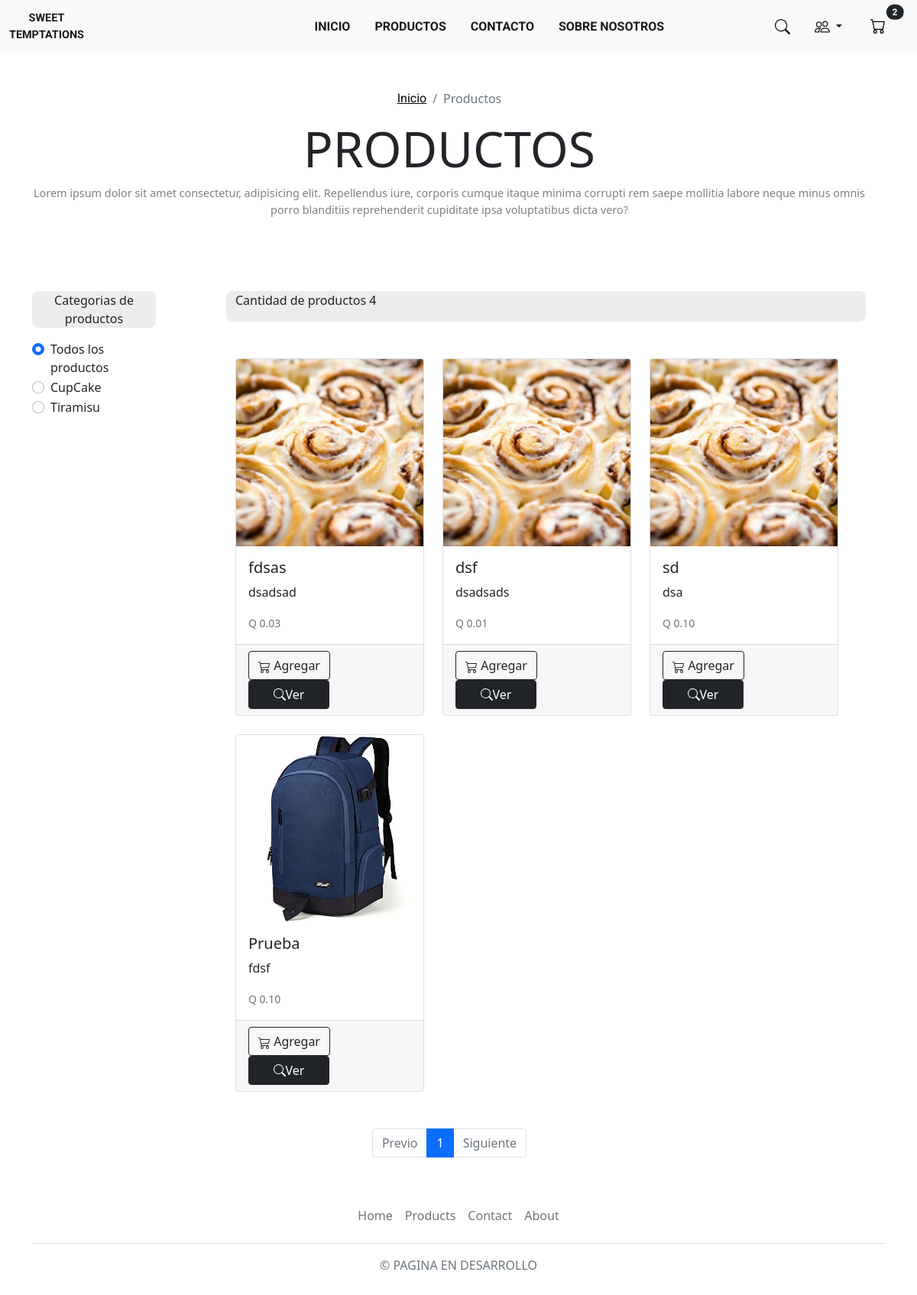
The app's page /product/ with its own data.
### apps/categories/models.py (models this page shows, shortened)
class Category(models.Model):
    title = models.CharField(max_length=25)
    description = models.TextField()
    created_at = models.DateTimeField(auto_now_add=True)

### apps/products/models.py (models this page shows, shortened)
class Product(models.Model):
    title = models.CharField(max_length=25)
    description = models.TextField()
    price = models.DecimalField(max_digits=8, decimal_places=2, default=0.0)
    slug = models.SlugField(null=False, blank=False, unique=True)
    image = models.ImageField(upload_to='products/', null=True, blank='True')
    category = models.ManyToManyField(Category, blank=True)
    created_at = models.DateTimeField(auto_now_add=True)
    def get_image(self):
        if self.image:
            return '{}{}'.format(MEDIA_URL, self.image)
        return '{}{}'.format(STATIC_URL, 'img/cinnamon01.jpg')
    def get_price(self):
        return 'Q {}'.format(self.price)

### apps/products/views.py (the view)
# urls.py: path('', views.Producto.as_view(), name = 'Producto'),
class Producto(ListView):
    template_name = "products/products.html"
    queryset = Product.objects.all().order_by('-id')
    paginate_by = 12
    def get_context_data(self, **kwargs):
        context = super().get_context_data(**kwargs)
        context['title'] =  'Producto'
        context['breadcrumb'] = breadcrumb()
        context['category_list'] = Category.objects.all()
        context['product_exist'] = Product.objects.all()
        context['count'] = Product.objects.all().count()
        return context

### apps/products/utils.py (called while the page is built)
def breadcrumb(products = False):
    return [
        {'title':'Productos', 'active':products, 'url': reverse('products:Producto')}
    ]

### apps/products/templates/products/products.html (shortened to what this page needs)
{% extends 'base.html' %}
{% load  static %}
{% block content %}
    {% if product_list %}
        <div class="row">
            <div class="col-12" style="margin-top: 3rem; ">
                {% include 'products/snippets/breadcrumb.html' %}
            </div>
            <div class="col-12">
                <h2 style="text-align: center; font-size: 4rem;">PRODUCTOS</h2>
            </div>
            <div class="col-12">
                <p style="color: gray; text-align: center; font-size: 0.9rem;">
                    Lorem ipsum dolor sit amet consectetur, adipisicing elit. Repellendus iure,
                    corporis cumque itaque minima corrupti rem saepe mollitia labore neque minus omnis
                    porro blanditiis reprehenderit cupiditate ipsa voluptatibus dicta vero?
                </p>
            </div>
        </div>
        <div class="row" style="margin-top: 5rem;">
            {% if category_list%}
            <div  class="col-2 col-sm-2" >
                {%include 'products/snippets/navbar.html'%}
            </div>
            {%endif%}
            <div {% if category_list %} class="col-9 col-sm-9" style="margin-left: 5rem;" {% else %} class="col-12" {% endif %} >
                <div class="row" style="background-color: rgb(236, 236, 236); border-radius: 0.5rem;">
                    <div class="col">
                        <p>Cantidad de productos <span>{{count}} </span></p>
                    </div>
                </div>
                <div class="row">
                    <div class="row row-cols-1 row-cols-md-3 g-4">
                        {% for producto in product_list %}
                            <div class="col">
                                <div class="card h-100">
                                    <a href="{% url 'products:ProductoDetalle' producto.slug producto.id%}">
                                        <img src="{{ producto.get_image }}" class="card-img-top" alt="...">
                                    </a>
                                    <div class="card-body">
                                        <h5 class="card-title">{{ producto.title }}</h5>
                                        <p class="card-text">{{ producto.description }}</p>
                                        <p class="card-text">
                                            <small class="text-muted">{{producto.get_price}}</small>
                                        </p>
                                    </div>
                                    <div class="card-footer text-muted">
                                        <div class="col" style="font-size: 0.2rem;">
                                            <a class="btn btn-outline-dark">
                                                 Agregar
                                            </a>
                                            <a class="btn btn-dark"  href="{% url 'products:ProductoDetalle' producto.slug producto.id%}" >
                                                <div style="display: flex; justify-content: center; align-items: center; width:  5rem;">
                                                     Ver
                                                </div>
                                            </a>
                                        </div>
                                    </div>
                                </div>
                            </div>
                        {% endfor %}
                      </div>
                </div>
            </div>
        </div>
        <div class="row" style="margin-top: 3rem;">
            {% include 'products/snippets/paginator.html' %}
        </div>
    {% endif%}
{% endblock%}

### templates/base.html (shortened to what this page needs)
{% load static %}
<!DOCTYPE html>
<html lang="es">
<head>
    <link rel="stylesheet" href="{% static 'css/fonts.css'%}">
    <link href="https://cdn.jsdelivr.net/npm/bootstrap@5.1.3/dist/css/bootstrap.min.css" rel="stylesheet">
</head>
<body>
    {% include 'navbar.html' %}
    <main>
        <div class="container">
            <div class="row">
                {% block content %}
                {% endblock %}
            </div>
        </div>
    </main>
    {% include 'footer.html' %}
</body>
</html>

### templates/navbar.html (shortened to what this page needs)
{%load static%}
{% url 'products:Producto' as Producto %}
{% url 'index' as index%}
<link rel="stylesheet" href="{% static 'css/navbar.css'%}" />
<nav class="navbar navbar-expand-lg navbar-light bg-light menu rounded " aria-label="Twelfth navbar example" >
  <div class="container-fluid">
    <a class="navbar-brand" href="{% url 'index' %}" style="text-align: center; font-size: 0.9rem;">
      <div class="col-12">SWEET</div>
      <div class="col-12">TEMPTATIONS</div>
    </a>
    <div class="collapse navbar-collapse justify-content-md-center" style="margin-left: 15rem; margin-right: 0;" id="navbarsExample10">
      <ul class="navbar-nav">
        <li class="nav-item">
          <a class="nav-link active" href="{% url 'index' %}">INICIO</a>
        </li>
        {% if product_exist%}
        <li class="nav-item "><a href="{{Producto}}" class="nav-link active">PRODUCTOS</a></li>
        {% endif %}
        <li class="nav-item "><a class="nav-link active">CONTACTO</a></li>
        <li class="nav-item "><a class="nav-link active" {% if request.path == index %} href="#SobreNosotros" {% else %} href="#"{%endif%}>SOBRE NOSOTROS</a></li>
      </ul>
   </div>
    <div class="collapse navbar-collapse justify-content-md-end"  id="navbarsExample10">
      <ul class="navbar-nav">
        <li class="nav-item">
          <a class="nav-link active" href="#">
          </a>
        </li>
        <li class="nav-item dropdown">
          <a class="nav-link active dropdown-toggle" href="#" id="navbarDropdownMenuLink" role="button" data-bs-toggle="dropdown" aria-expanded="false">
          </a>
        </li>
        <li class="nav-item">
          <button class="btn btn-light position-relative" href="#">
            <span class="position-absolute top-0 start-100 translate-middle badge bg-dark rounded-pill"> 2
            </span>
          </button>
        </li>
      </ul>
    </div>
  </div>
</nav>

### apps/products/templates/products/snippets/breadcrumb.html
<div class="d-flex justify-content-center">
  <nav aria-label="breadcrumb" >
    <ol class="breadcrumb">
      <li class="breadcrumb-item p2"><a style="color: black;" href="/">Inicio</a></li>
      {% for item in breadcrumb %}
        {% if item.active %}
          <a class="breadcrumb-item p2" style="color: black;" href="{{ item.url }}">{{ item.title }}</a>
        {% else %}
          <span class="breadcrumb-item active">{{ item.title }}</span>
        {% endif %}
      {% endfor %}
    </ol>
  </nav>
</div>

### apps/products/templates/products/snippets/navbar.html
<div class="col-12"style="font-size: 1rem; text-align: center; margin-bottom: 1rem; background-color: rgb(236, 236, 236);border-radius: 0.5rem; ">
  Categorias de productos
</div>
<div class="form-check">
  <input class="form-check-input" type="radio" name="flexRadioDefault" id="flexRadioDefault2" checked>
  <label class="form-check-label" for="flexRadioDefault2">
    Todos los productos
  </label>
</div>
{% for categoria in category_list %}
<div class="form-check">
  <input class="form-check-input" type="radio" name="flexRadioDefault" id="flexRadioDefault2" >
  <label class="form-check-label" for="flexRadioDefault2">
    {{categoria.title}}
  </label>
</div>
{% endfor %}

### apps/products/templates/products/snippets/paginator.html
<nav aria-label="...">
    <ul class="pagination justify-content-center">
      {% if page_obj.has_previous %}
      <li class="page-item activate">
        <a class="page-link" href="?page={{page_obj.previous_page_number }}">Previo</a>
      </li>
      {%else%}
      <li class="page-item disabled">
        <a class="page-link">Previo</a>
      </li>
      {% endif %}
      {% for num in page_obj.paginator.page_range %}
        {% if num == page_obj.number%}
        <li class="page-item active" aria-current="page">
          <a class="page-link" href="#">{{num}}</a>
        </li>
        {% else %}
        <li class="page-item" aria-current="page">
          <a class="page-link" href="?page={{num}}">{{num}}</a>
        </li>
        {% endif %}
      {% endfor%}
      {% if page_obj.has_next %}
      <li class="page-item">
        <a class="page-link" href="?page={{page_obj.next_page_number}}">Siguiente</a>
      </li>
      {% else %}
      <li class="page-item disabled">
        <a class="page-link" >Siguiente</a>
      </li>
      {% endif %}
    </ul>
  </nav>

### templates/footer.html
<div class="container">
    <footer class="py-3 my-4">
      <ul class="nav justify-content-center border-bottom pb-3 mb-3">
        <li class="nav-item"><a href="{% url 'index'%}" class="nav-link px-2 text-muted">Home</a></li>
        {% if product_exist%}
        <li class="nav-item"><a href="{% url 'products:Producto'%}" class="nav-link px-2 text-muted">Products</a></li>
        {% endif %}
        <li class="nav-item"><a href="#" class="nav-link px-2 text-muted">Contact</a></li>
        <li class="nav-item"><a href="#" class="nav-link px-2 text-muted">About</a></li>
      </ul>
      <p class="text-center text-muted">&copy; PAGINA EN DESARROLLO</p>
    </footer>
  </div>

### static/css/navbar.css (style rules this page uses)
.menu li { margin-bottom: 0; margin-right: 1rem; font-family: 'Roboto', sans-serif; }
.menu a { font-family: 'Roboto', sans-serif; text-decoration: none; color: black; cursor: pointer; font-weight: 700; }

### records on screen
Category: title "CupCake"
Category: title "Tiramisu"
Product: title "fdsas", description "dsadsad", get_price "Q 0.03"
Product: title "dsf", description "dsadsads", get_price "Q 0.01"
Product: title "sd", description "dsa", get_price "Q 0.10"
Product: get_image (picture), title "Prueba", description "fdsf", get_price "Q 0.10"

### other values on screen
{{ item.title }} "Productos"
{{ count }} "4"
{{ num }} "1"
